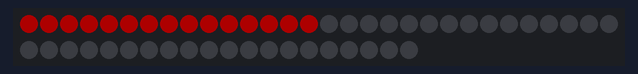
Recording of a sketch running on a simulated Arduino Uno, built with avr-gcc and run on an emulated ATmega328P. Shown: 50 RGB LEDs in strip order, left to right, continuing on the next row. Dim RGB values are drawn brighter than linear; colours are those a GRB WS2812 strip shows for the declared byte order.

Above: at 0.05 s.
At 4.45 s:
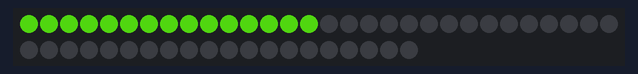
At 9.98 s:
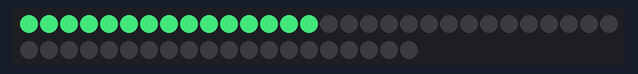
At 19.92 s:
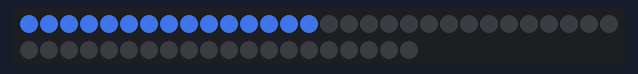
At 29.54 s:
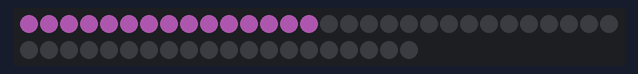
At 39.78 s:
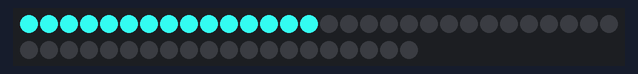

The sketch:

sketch_apr28a_copy_20250515154321_copy_20250515155556.ino
```cpp
#include<FastLED.h>

#define NUM 50
int count=0;

CRGB leds[NUM];


void setup() {
  FastLED.addLeds<WS2812,6>(leds,NUM);
  // put your setup code here, to run once:

}

void loop() {
  // put your main code here, to run repeatedly:
  for(int i=0;i<15;i++)
  {
    leds[i].r=15 * count;
    leds[i].g=50;
    leds[i].b=30 * count;

  }
count++;

if(count > 200)
{
  count = 0;
}
  FastLED.show();
  delay(100);
}
```

sketch_apr28a.ino
```cpp

```
